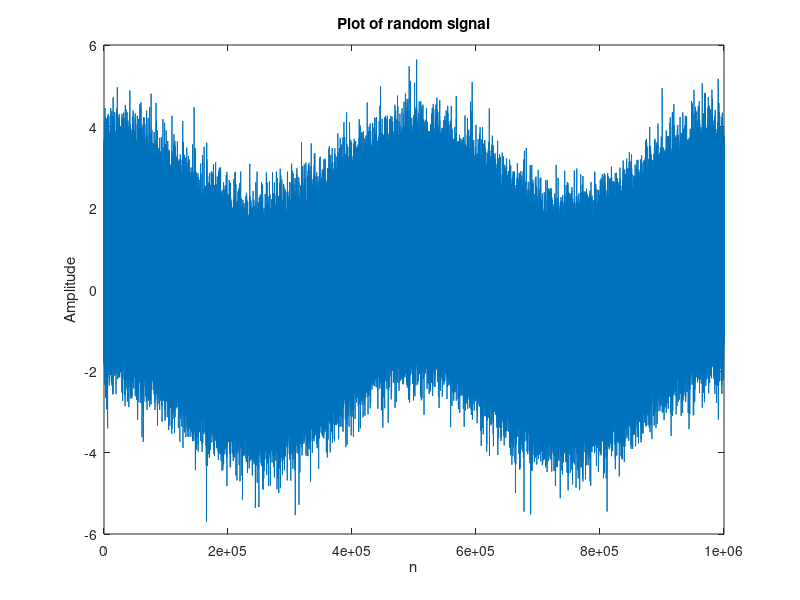
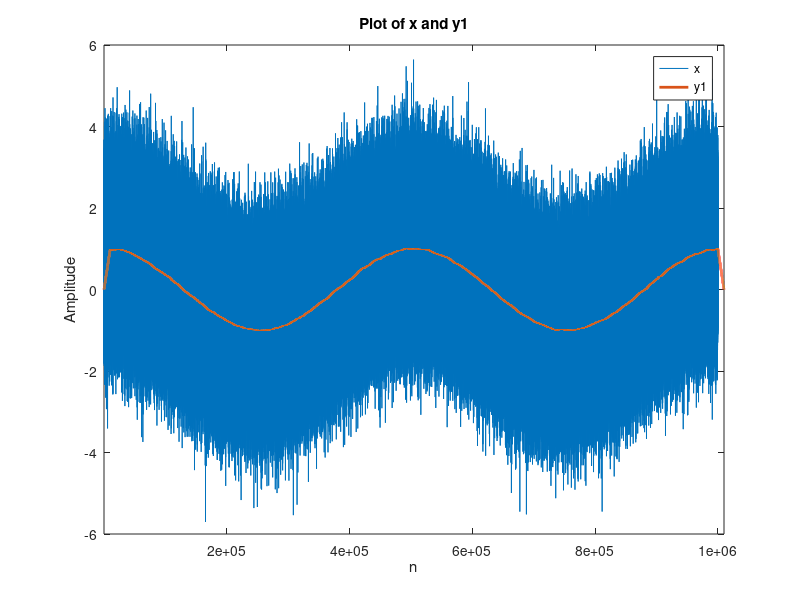
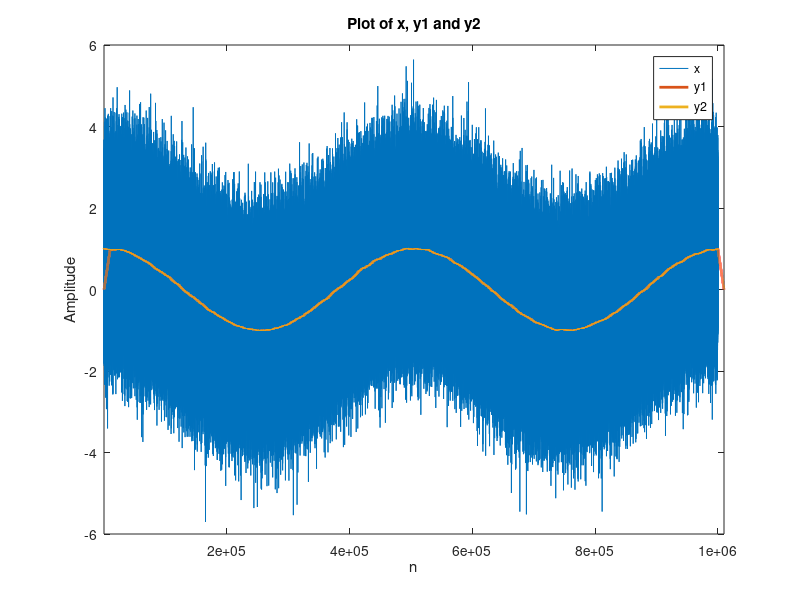

Recreate these plots in MATLAB, in order.
close all; clear; clc

%% part (a)
N = 1000000;
x = cos(4*pi/N*(1:N))+randn(1,N);
figure, plot(x), title('Plot of random signal'); xlabel('n'), ylabel('Amplitude')
% saveas(gcf, '/Users/hudanyun.sheng/Google Drive/Me/201808Fall/EEE5502/code/2018_eee5502_code03/code3_hudanyun_sheng/Q3a.jpg', 'jpg')

%% part (b)
M = 10000;
h = ones(1,M)/M;
y1 = conv(x, h);
nx = 1:N;
ny1 = 1:(N+M-1);
figure, plot(nx, x); hold on; plot(ny1, y1, 'linewidth', 2);xlim([1 1010000]); hold off
legend('x', 'y1'); xlabel('n'), ylabel('Amplitude'); title('Plot of x and y1')
% saveas(gcf, '/Users/hudanyun.sheng/Google Drive/Me/201808Fall/EEE5502/code/2018_eee5502_code03/code3_hudanyun_sheng/Q3b.jpg', 'jpg')

%% part (d)
h2 = [h zeros(1, N-M)];
y2 = ifft(fft(x).*fft(h2));
figure, plot(nx, x); hold on; plot(ny1, y1, 'linewidth', 2);xlim([1 1010000]); hold on; plot(nx, y2, 'linewidth', 2); hold off
legend('x', 'y1', 'y2'); xlabel('n'), ylabel('Amplitude'); title('Plot of x, y1 and y2')
% saveas(gcf, '/Users/hudanyun.sheng/Google Drive/Me/201808Fall/EEE5502/code/2018_eee5502_code03/code3_hudanyun_sheng/Q3d.jpg', 'jpg')